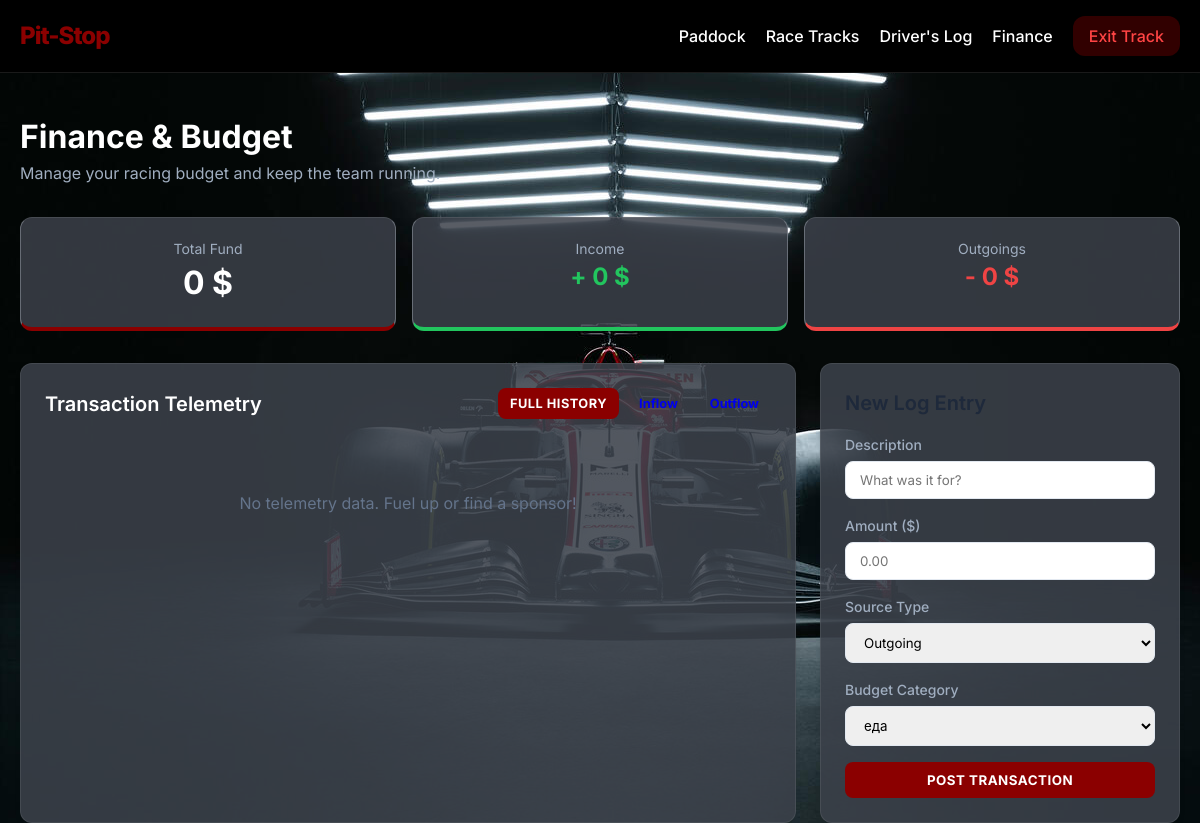
The page /finances (signed in) on the database as committed earlier.
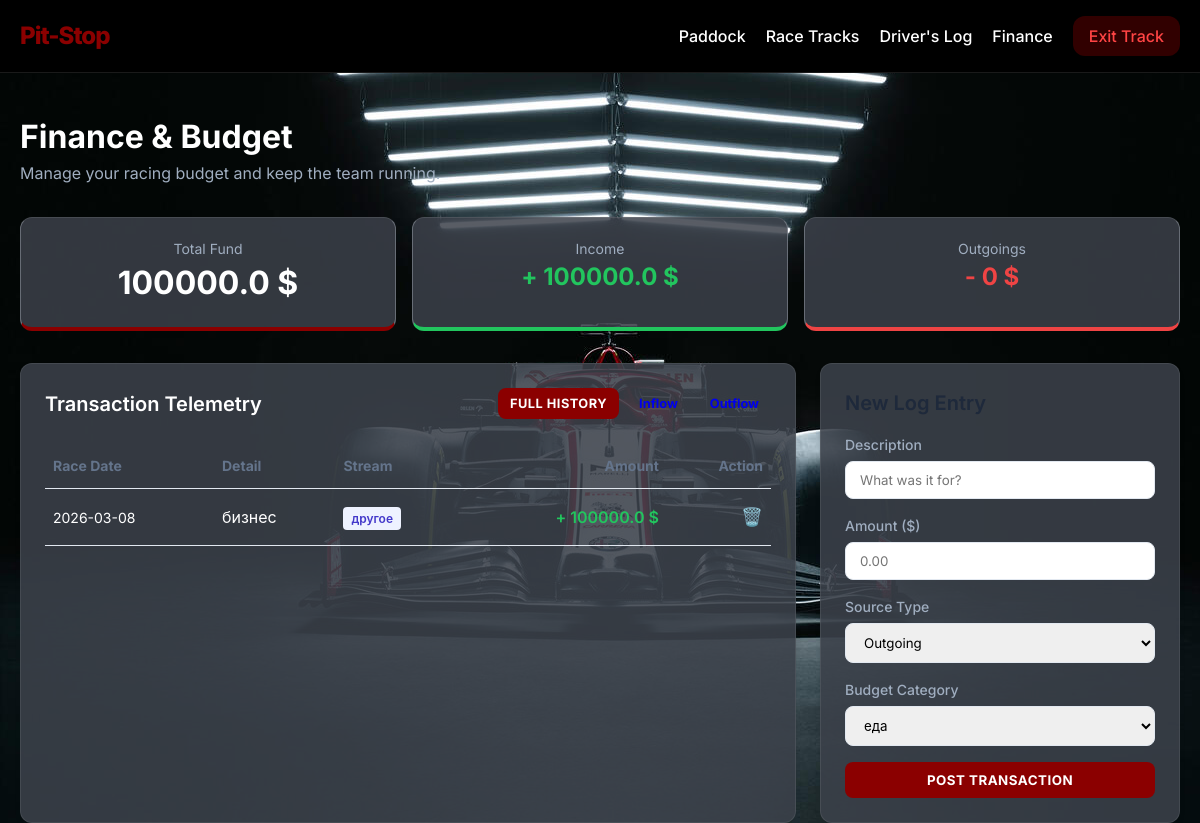
The same page on the database as committed later.
### app.py (models this page shows)
class Finance(db.Model):
    id         = db.Column(db.Integer, primary_key=True)
    title      = db.Column(db.String(200), nullable=False)
    amount     = db.Column(db.Float, nullable=False)
    type       = db.Column(db.String(10), nullable=False)
    category   = db.Column(db.String(50), default='другое')
    created_at = db.Column(db.DateTime, default=datetime.utcnow)
    user_id    = db.Column(db.Integer, db.ForeignKey('user.id'), nullable=False)

### app.py (the view)
@app.route('/finances')
@login_required
def finances():
    u = get_user()
    ftype    = request.args.get('type', 'all')
    q        = Finance.query.filter_by(user_id=u.id)
    if ftype in ('income', 'expense'): q = q.filter_by(type=ftype)
    all_recs = Finance.query.filter_by(user_id=u.id).all()
    income   = sum(f.amount for f in all_recs if f.type == 'income')
    expense  = sum(f.amount for f in all_recs if f.type == 'expense')
    cat_data = {}
    for f in all_recs:
        if f.type == 'expense':
            cat_data[f.category] = round(cat_data.get(f.category, 0) + f.amount, 2)
    return render_template('finances.html', user=u, records=q.order_by(Finance.created_at.desc()).all(),
                           income=round(income,2), expense=round(expense,2),
                           balance=round(income-expense,2), ftype=ftype,
                           categories=CATEGORIES, cat_data=cat_data)

### app.py (called while the page is built)
def login_required(f):
    @wraps(f)
    def decorated(*args, **kwargs):
        if 'user_id' not in session or User.query.get(session['user_id']) is None:
            session.pop('user_id', None) # Clear invalid session
            flash('Войдите в систему.', 'warning')
            return redirect(url_for('login'))
        return f(*args, **kwargs)
    return decorated

def get_user():
    return User.query.get(session['user_id']) if 'user_id' in session else None

### templates/finances.html (shortened to what the changed rows need)
{% extends "base.html" %}
{% block content %}
<div style="margin-top: 40px; margin-bottom: 32px;">
    <h1 style="font-size: 2rem; font-weight: 700; color: #fff;">Finance & Budget</h1>
</div>
<div class="stats-grid" style="grid-template-columns: repeat(auto-fit, minmax(240px, 1fr));">
    <div class="stat-card"
        style="border-bottom: 4px solid var(--primary); background: rgba(60,65,75,0.85); border-top: 1px solid rgba(255,255,255,0.1);">
        <div class="stat-label" style="color: #a0aec0;">Total Fund</div>
        <div class="stat-value" style="font-size: 2rem;">{{ balance }} $</div>
    </div>
    <div class="stat-card"
        style="border-bottom: 4px solid var(--success); background: rgba(60,65,75,0.85); border-top: 1px solid rgba(255,255,255,0.1);">
        <div class="stat-label" style="color: #a0aec0;">Income</div>
        <div class="stat-value" style="color: var(--success);">+ {{ income }} $</div>
    </div>
</div>
<div class="dashboard" style="grid-template-columns: 1fr 360px;">
    <div class="card">
        <div class="card-title" style="margin-bottom: 24px;">
            Transaction Telemetry
            <div style="display: flex; gap: 8px;">
            </div>
        </div>
        {% if records %}
        <table style="width: 100%; border-collapse: collapse;">
            <thead>
                <tr
                    style="text-align: left; border-bottom: 1px solid var(--border); color: var(--text-muted); font-size: 0.875rem;">
                    <th style="padding: 12px 8px;">Race Date</th>
                    <th style="padding: 12px 8px;">Detail</th>
                    <th style="padding: 12px 8px;">Stream</th>
                    <th style="padding: 12px 8px; text-align: right;">Amount</th>
                    <th style="padding: 12px 8px; text-align: right;">Action</th>
                </tr>
            </thead>
            <tbody>
                {% for r in records %}
                <tr style="border-bottom: 1px solid var(--border); transition: background 0.1s;">
                    <td style="padding: 16px 8px; font-size: 0.875rem;">{{ r.created_at.strftime('%Y-%m-%d') }}</td>
                    <td style="padding: 16px 8px;">{{ r.title }}</td>
                    <td style="padding: 16px 8px;"><span class="badge" style="background: #eef2ff; color: #4338ca;">{{
                            r.category }}</span></td>
                    <td
                        style="padding: 16px 8px; text-align: right; font-weight: 600; color: {% if r.type == 'income' %}var(--success){% else %}var(--error){% endif %};">
                        {% if r.type == 'income' %}+{% else %}-{% endif %} {{ r.amount }} $
                    </td>
                    <td style="padding: 16px 8px; text-align: right;">
                        <form action="{{ url_for('delete_finance', fid=r.id) }}" method="POST"
                            onsubmit="return confirm('Retract transaction?')" style="display: inline;">
                            <button type="submit"
                                style="background: none; border: none; font-size: 1.1rem; cursor: pointer;">🗑️</button>
                        </form>
                    </td>
                </tr>
                {% endfor %}
            </tbody>
        </table>
        {% else %}
        <p style="text-align: center; padding: 48px 0; color: var(--text-muted);">No telemetry data. Fuel up or find a
            sponsor!</p>
        {% endif %}
    </div>
</div>
{% endblock %}

Rows that differ between the two databases and show on the page:
added Finance: created_at "2026-03-08", title "бизнес", category "другое", amount "100000.0"
Other text that changed with them:
{{ balance }}: "0" → "100000.0"
{{ income }}: "0" → "100000.0"
text no longer shown: "No telemetry data. Fuel up or find a sponsor!"
text now shown: "Race Date Detail Stream Amount Action"
